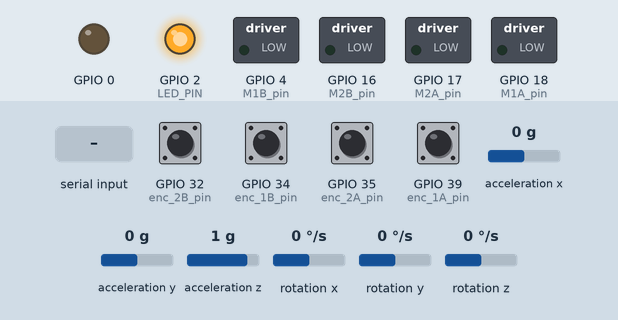
This sketch was run on a simulated ESP32. On the bench: switched loads named in the sketch (green lamp = pin HIGH), output pins drawn as LEDs (lit = HIGH). The test bench sets the inputs (shaded band); at power-on: GPIO 32 (enc_2B_pin), GPIO 34 (enc_1B_pin), GPIO 35 (enc_2A_pin), GPIO 39 (enc_1A_pin) HIGH, acceleration x 0 g, acceleration y 0 g, acceleration z 1 g, rotation x 0 °/s, rotation y 0 °/s, rotation z 0 °/s. The ROS host is connected and sends only what is stated; nothing arrives over Bluetooth unless stated.

Above: at 0.1 s.
At 3.4 s:
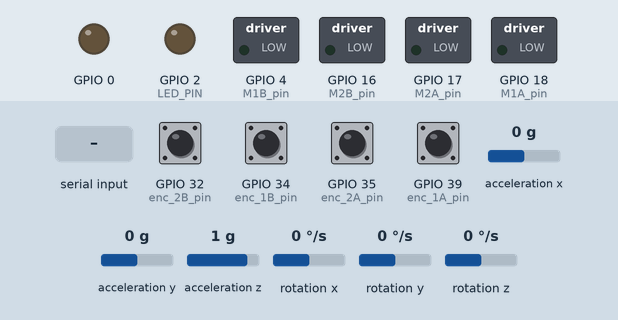
3.5 s: "L" received over the second serial link
Timing chart, 0 to 6.5 s (numbered marks = the images above; inputs shaded):
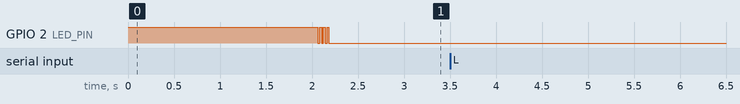

The sketch:

micro_ros_publisher_test.ino
```cpp
// ======================== ROS2 ========================//
#include <micro_ros_arduino.h>

#include <stdio.h>
#include <rcl/rcl.h>
#include <rcl/error_handling.h>
#include <rclc/rclc.h>
#include <rclc/executor.h>

#include <geometry_msgs/msg/twist.h>
#include <sensor_msgs/msg/imu.h>

geometry_msgs__msg__Twist twist_msg;
sensor_msgs__msg__Imu imu_msg;

// #include <std_msgs/msg/int32.h>

// #include <msg_pkg/msg/from_arduino_msg.h>
// #include <msg_pkg/msg/to_arduino_msg.h>
// msg_pkg__msg__FromArduinoMsg from_ard_msg;
// msg_pkg__msg__ToArduinoMsg to_ard_msg;

rcl_publisher_t publisher;
rcl_subscription_t subscriber;
// std_msgs__msg__Int32 msg;

rclc_executor_t executor;
rclc_support_t support;
rcl_allocator_t allocator;
rcl_node_t node;
rcl_timer_t timer;

rclc_executor_t executor2;
rcl_allocator_t allocator2;

#define LED_PIN 2

#define RCCHECK(fn) { rcl_ret_t temp_rc = fn; if((temp_rc != RCL_RET_OK)){error_loop();}}
#define RCSOFTCHECK(fn) { rcl_ret_t temp_rc = fn; if((temp_rc != RCL_RET_OK)){}}

const double meter_per_count_L=0.000294310812850564;
const double meter_per_count_R=0.000294132201307244;
float x, y, th;
// ======================== ROS2 ========================//
// ======================== MPU6050 ========================//
#include "I2Cdev.h"
#include "MPU6050.h"
#if I2CDEV_IMPLEMENTATION == I2CDEV_ARDUINO_WIRE
    #include "Wire.h"
#endif
MPU6050 accelgyro;
int16_t gx, gy, gz;
// ======================== MPU6050 ========================//
// ======================== Encoder ========================//
#define enc_1A_pin 39
#define enc_1B_pin 34

#define enc_2A_pin 35
#define enc_2B_pin 32

long count_1=0, count_2=0;
int enc_1_speed=0, enc_2_speed=0;
long enc_1_dist, enc_2_dist;
// ======================== Encoder ========================//
//=============================================MOTOR=============================================//
#define M1A_pin 18 // B6
#define M1A_PWM_CH 0
#define M1A_PWM_res 12 // PWM value: 0-4096
#define M1A_PWM_freq 10000

#define M1B_pin 4 // B7
#define M1B_PWM_CH 1
#define M1B_PWM_res 12 // PWM value: 0-4096
#define M1B_PWM_freq 10000

#define M2A_pin 17 // B8
#define M2A_PWM_CH 2
#define M2A_PWM_res 12 // PWM value: 0-4096
#define M2A_PWM_freq 10000

#define M2B_pin 16 // B9
#define M2B_PWM_CH 3
#define M2B_PWM_res 12 // PWM value: 0-4096
#define M2B_PWM_freq 10000

int M1_speed=0, M2_speed=0; // 0~+-4096
int M1_speed_target, M2_speed_target; // encoder needed count in 20ms
int M1_speed_target_pre, M2_speed_target_pre;
//=============================================MOTOR=============================================//
//=============================================Bluetooth=============================================//
#include "BluetoothSerial.h"

#if !defined(CONFIG_BT_ENABLED) || !defined(CONFIG_BLUEDROID_ENABLED)
#error Bluetooth is not enabled! Please run `make menuconfig` to and enable it
#endif

BluetoothSerial SerialBT;
int BT_input_yaw, BT_input_pitch;
char data_in;
int control_switch; // 30-115: BT; 115-200: ROS
int update_interval=50; // time interval in ms for updating panel indicators
unsigned long last_time=0;
int dt=0;
//=============================================Bluetooth=============================================//
//=============================================Control=============================================//
float KP_yaw=0.1, KD_yaw=0;
float KP_speed=60, KI_speed=10; // enc speed about 80 ct/20ms, 1.1m/s, pwm should be around 4000
int err_sum_1=0,err_sum_2=0;
int target_yaw_speed=0,yaw_PD_output;
int M1_PI_ouput, M2_PI_ouput;
//=============================================Control=============================================//


void error_loop(){
  // while(1){
  //   digitalWrite(LED_PIN, !digitalRead(LED_PIN));
  //   delay(1000);
  // }
}

// void timer_callback(rcl_timer_t * timer, int64_t last_call_time){
//   RCLC_UNUSED(last_call_time);
//   if (timer != NULL) {
//     read_mpu6050_yaw_loop();
//     RCSOFTCHECK(rcl_publish(&publisher, &imu_msg, NULL));// publish message
//   }
// }

void subscription_callback(const void *msgin) {
  const geometry_msgs__msg__Twist *msg = (const geometry_msgs__msg__Twist *)msgin;
  // if ((fabs(msg->linear.x) > 0) || (fabs(msg->angular.z) > 0)) {
  //   //digitalWrite(LED_PIN, HIGH);
  // } else {
  //   digitalWrite(LED_PIN, LOW);
  // }
  float vx=msg->linear.x;
  float vth=msg->angular.z;

  const double R=0.078;
  double v_R=vx-vth*R; // right wheel speed, m/s, m/1000ms
  double v_L=vx+vth*R; // left wheel speed, m/s, m/1000ms

  int enc1_count_per_20ms=v_R/meter_per_count_R/50;
  int enc2_count_per_20ms=v_L/meter_per_count_L/50;

  M1_speed_target_pre=M1_speed_target;
  M2_speed_target_pre=M2_speed_target;
  M1_speed_target=enc1_count_per_20ms/2+M1_speed_target_pre/2;
  M2_speed_target=enc2_count_per_20ms/2+M2_speed_target_pre/2;

}

void setup() {
  Serial.begin(460800);
  SerialBT.begin(460800);
  ros2_setup();
  build_panel();
  MPU6050_setup();
  encoder_setup();
  motor_output_setup();
  digitalWrite(LED_PIN, LOW);
}

void loop() {
  // timer_callback() 20 ms/loop, get imu and encoder data, and publish

  receive_data_loop();
  send_data();

  ros2_loop(); // spin

  time_holder_loop();
  encoder_data_loop();
  read_mpu6050_yaw_loop();
  RCSOFTCHECK(rcl_publish(&publisher, &imu_msg, NULL));// publish message

  control_loop();

  motor_output_loop();


}


// ======================== ROS ========================//
void ros2_setup(){
  // Serial.begin(115200);
  set_microros_transports();

  pinMode(LED_PIN, OUTPUT);
  digitalWrite(LED_PIN, HIGH);

  delay(2000);

  allocator = rcl_get_default_allocator();

  //create init_options
  RCCHECK(rclc_support_init(&support, 0, NULL, &allocator));

  // create node
  RCCHECK(rclc_node_init_default(&node, "micro_ros_arduino_node", "", &support));

  // create publisher
  RCCHECK(rclc_publisher_init_default(
    &publisher,
    &node,
    ROSIDL_GET_MSG_TYPE_SUPPORT(sensor_msgs, msg, Imu),
    "micro_ros_arduino_node_publisher")); // topic name

  // create subscriber
  RCCHECK(rclc_subscription_init_default(
    &subscriber,
    &node,
    ROSIDL_GET_MSG_TYPE_SUPPORT(geometry_msgs, msg, Twist),
    "cmd_vel"));

  // 自定义消息搞不出来一点，报错只会迭代，教程永远过时，官方教程永远跳步，CNM
  // RCCHECK(rclc_publisher_init_default(
  //   &publisher,
  //   &node,
  //   ROSIDL_GET_MSG_TYPE_SUPPORT(msg_pkg, msg, FromArduinoMsg), // msg package, msg (folder name), msg type
  //   "micro_ros_arduino_node_publisher")); // topic name

  //create timer,不好使，别用，用了只能发布，一订阅就报错
  // const unsigned int timer_timeout = 20;
  // RCCHECK(rclc_timer_init_default(
  //   &timer,
  //   &support,
  //   RCL_MS_TO_NS(timer_timeout),
  //   timer_callback));

  // create executor
  RCCHECK(rclc_executor_init(&executor, &support.context, 1, &allocator));
  //RCCHECK(rclc_executor_add_timer(&executor, &timer));

  // create executor
  //RCCHECK(rclc_executor_init(&executor2, &support.context, 1, &allocator2));
  RCCHECK(rclc_executor_add_subscription(&executor, &subscriber, &twist_msg, &subscription_callback, ON_NEW_DATA));

}

void ros2_loop(){
  RCSOFTCHECK(rclc_executor_spin_some(&executor, RCL_MS_TO_NS(0)));// delay time
}

// ======================== ROS ========================//
// ======================== IMU ========================//
void MPU6050_setup(){
    #if I2CDEV_IMPLEMENTATION == I2CDEV_ARDUINO_WIRE
        Wire.begin();
    #elif I2CDEV_IMPLEMENTATION == I2CDEV_BUILTIN_FASTWIRE
        Fastwire::setup(400, true);
    #endif

    // initialize device
    // Serial.println("Initializing I2C devices...");
    accelgyro.initialize();
    // verify connection
    // Serial.println("Testing device connections...");
    // Serial.println(accelgyro.testConnection() ? "MPU6050 connection successful" : "MPU6050 connection failed");
  if (accelgyro.testConnection()){
    digitalWrite(2,HIGH);delay(20);digitalWrite(2,LOW);delay(20);
    digitalWrite(2,HIGH);delay(20);digitalWrite(2,LOW);delay(20);
    digitalWrite(2,HIGH);delay(20);digitalWrite(2,LOW);delay(20);
    digitalWrite(2,HIGH);delay(20);digitalWrite(2,LOW);delay(20);
  } else {
    digitalWrite(2,HIGH);delay(200);digitalWrite(2,LOW);delay(200);
    digitalWrite(2,HIGH);delay(200);digitalWrite(2,LOW);delay(200);
    digitalWrite(2,HIGH);delay(200);digitalWrite(2,LOW);delay(200);
    digitalWrite(2,HIGH);delay(200);digitalWrite(2,LOW);delay(200);
  }
}

void read_mpu6050_yaw_loop(){ // called in timer_callback
  accelgyro.getRotation(&gx, &gy, &gz);

  imu_msg.header.frame_id.data = "mpu6050_imu";

  // imu_msg.linear_acceleration.x = 233.1;
  // imu_msg.linear_acceleration.y = 0.0;
  // imu_msg.linear_acceleration.z = 0.0;

  // imu_msg.angular_velocity.x = enc_1_speed;
  // imu_msg.angular_velocity.y = enc_2_speed;
  // imu_msg.angular_velocity.z = float(gz);


  float R_speed=enc_1_speed*meter_per_count_R; // m/20ms
  float L_speed=enc_2_speed*meter_per_count_L; // m/20ms
  float vx=(L_speed+R_speed)/2;
  if (enc_1_speed==0 && enc_2_speed==0) gz=0;

  float vth=float(gz)/131/180*M_PI; // rad/s

  x=x+vx*cos(th); // m += m/20ms
  y=y+vx*sin(th);
  th=th+vth*0.02; // rad += rad/20ms

  imu_msg.angular_velocity.x = x;
  imu_msg.angular_velocity.y = y;
  imu_msg.angular_velocity.z = th;


  // imu_msg.orientation.x = 0.0;
  // imu_msg.orientation.y = 0.0;
  // imu_msg.orientation.z = 0.0;
  // imu_msg.orientation.w = 1.0;
}
// ======================== IMU ========================//
// ======================== Encoder ========================//
void encoder_data_loop(){ // called in read_mpu6050_loop
  if (count_2==0) count_1=0;

  enc_1_speed=constrain(count_1,-90,90);
  enc_2_speed=constrain(count_2,-90,90);
  // if (count_1!=0) digitalWrite(2,HIGH-digitalRead(2));
  // enc_1_dist+=count_1;
  // enc_2_dist+=count_2;
  count_1=0;
  count_2=0;
}

void encoder_setup(){
  pinMode(0,OUTPUT); digitalWrite(0,0);
  pinMode(4,OUTPUT); digitalWrite(4,0);
  pinMode(17,OUTPUT); digitalWrite(17,0);
  pinMode(16,OUTPUT); digitalWrite(16,0);

  pinMode(enc_1A_pin, INPUT_PULLUP);
  pinMode(enc_1B_pin, INPUT_PULLUP);
  pinMode(enc_2A_pin, INPUT_PULLUP);
  pinMode(enc_2B_pin, INPUT_PULLUP);

  attachInterrupt(enc_1A_pin,enc_1_A,CHANGE);
  attachInterrupt(enc_1B_pin,enc_1_B,CHANGE);
  attachInterrupt(enc_2A_pin,enc_2_A,CHANGE);
  attachInterrupt(enc_2B_pin,enc_2_B,CHANGE);
}

void enc_1_A(){
  if (digitalRead(enc_1A_pin) == digitalRead(enc_1B_pin)) count_1--;
  else count_1++;
  // // Serial.print("M1 count: ");
  // // Serial.println(count_1);
}

void enc_1_B(){
  if (digitalRead(enc_1A_pin) == digitalRead(enc_1B_pin)) count_1++;
  else count_1--;
  // // Serial.print("M1 count: ");
  // // Serial.println(count_1);
}

void enc_2_A(){
  if (digitalRead(enc_2A_pin) == digitalRead(enc_2B_pin)) count_2--;
  else count_2++;
  // // Serial.print("M2 count: ");
  // // Serial.println(count_2);
}

void enc_2_B(){
  if (digitalRead(enc_2A_pin) == digitalRead(enc_2B_pin)) count_2++;
  else count_2--;
  // // Serial.print("M2 count: ");
  // // Serial.println(count_2);
}
// ======================== Encoder ========================//
// ======================== Motor ========================//
void motor_output_setup(){
  ledcAttachPin(M1A_pin,M1A_PWM_CH);
  ledcSetup(M1A_PWM_CH,M1A_PWM_freq,M1A_PWM_res);

  ledcAttachPin(M1B_pin,M1B_PWM_CH);
  ledcSetup(M1B_PWM_CH,M1B_PWM_freq,M1B_PWM_res);

  ledcAttachPin(M2A_pin,M2A_PWM_CH);
  ledcSetup(M2A_PWM_CH,M2A_PWM_freq,M2A_PWM_res);

  ledcAttachPin(M2B_pin,M2B_PWM_CH);
  ledcSetup(M2B_PWM_CH,M2B_PWM_freq,M2B_PWM_res);
}

void motor_output_loop(){
  // Serial.print(BT_input_pitch);// Serial.print("\t");
  // Serial.print(yaw_PD_output);// Serial.print("\t");
  // Serial.print(M1_speed);// Serial.print("\t");

  if (M1_speed>0){
    ledcWrite(M1A_PWM_CH, abs(M1_speed));
    ledcWrite(M1B_PWM_CH, 0);
  } else if (M1_speed<=0){
    ledcWrite(M1A_PWM_CH, 0);
    ledcWrite(M1B_PWM_CH, abs(M1_speed));
  }

  if (M2_speed>0){
    // // Serial.print("M2 +Write");
    ledcWrite(M2A_PWM_CH, abs(M2_speed));
    ledcWrite(M2B_PWM_CH, 0);
  } else if (M2_speed<=0){
    // // Serial.print("M2 -Write");
    ledcWrite(M2A_PWM_CH, 0);
    ledcWrite(M2B_PWM_CH, abs(M2_speed));
  }
}
// ======================== Motor ========================//
//=============================================Bluetooth=============================================//
void build_panel(){
  // Build panel in app
  SerialBT.println("*.kwl");
  SerialBT.println("clear_panel()");
  SerialBT.println("set_grid_size(12,9)");
  SerialBT.println("add_text_box(2,3,2,L,0,245,240,245,F)");
  SerialBT.println("add_text_box(8,3,2,L,0,245,240,245,G)");
  SerialBT.println("add_text_box(1,0,3,L,120955,245,240,245,H)");
  SerialBT.println("add_text_box(4,0,3,L,0,245,240,245,I)");
  SerialBT.println("add_slider(1,9,3,0,100,0,A,A,0)");
  SerialBT.println("add_slider(8,8,2,30,200,189,R,,0)");
  SerialBT.println("add_slider(0,4,4,0,100,0,S,,0)");
  SerialBT.println("add_slider(1,8,2,30,200,73,L,,0)");
  SerialBT.println("add_free_pad(1,5,-255,255,0,0,W,W)");
  SerialBT.println("add_free_pad(8,5,-255,255,0,0,P,P)");
  SerialBT.println("add_gauge(6,2,4,0,100,100,g,,,10,5)");
  SerialBT.println("add_gauge(0,2,4,0,100,0,f,,,10,5)");
  SerialBT.println("add_gauge(3,1,4,0,100,100,h,,,10,5)");
  SerialBT.println("add_send_box(4,4,5,S50,,)");
  SerialBT.println("set_panel_notes(-,,,)");
  SerialBT.println("run()");
  SerialBT.println("*");
}

void receive_data_loop(){
  if (SerialBT.available()){
    //digitalWrite(2,HIGH);
    data_in=SerialBT.read();  //Get next character

    if(data_in=='L'){ //  Slider
      control_switch=SerialBT.parseInt();
    }

    if(data_in=='M'){ //  Slider
      ESP.restart();
    }


    // if(data_in=='R'){ //  Slider
    //   pitch_roll_sen=SerialBT.parseInt();
    // }

    // Left joy, yaw
    if(data_in=='W'){ //  yaw
      while(true){
        if (SerialBT.available()){
          data_in=SerialBT.read();  //Get next character
          if(data_in=='X') BT_input_yaw=-SerialBT.parseInt();
          if(data_in=='W') break; // exit loop
        }
      }
    }

    // Right joy, roll and pitch
    if(data_in=='P'){ //  Pad Start Text
      while(true){
        if (SerialBT.available()){
          data_in=SerialBT.read();  //Get next character
          //if(data_in=='X') roll=SerialBT.parseInt();
          if(data_in=='Y') {
            int pitch=-SerialBT.parseInt();
            BT_input_pitch=map(pitch,-255,255,-1600,1600);
          }
          if(data_in=='P') break; // End character
        }
      }
    }

  }

  target_yaw_speed=map(BT_input_yaw,-255,255,-32000,32000);
  if (control_switch>115){
    BT_input_pitch=0;
  }
}

void send_data(){
  // unsigned long t=millis();
  // if ((t-last_time)>update_interval){
  //   last_time=t;
    SerialBT.print("*F"+String(enc_1_speed)+"*");
    SerialBT.print("*G"+String(enc_2_speed)+"*");
    SerialBT.print("*H"+String(M1_speed_target)+"*");
    SerialBT.print("*I"+String(M2_speed_target)+"*");
    SerialBT.print("*V"+String(dt)+"*");
    // SerialBT.print("*I"+String(gz)+"*");
  // }
}
//=============================================Bluetooth=============================================//
//=============================================Control=============================================//
void control_loop(){
  int M1_fric=2200;
  int M2_fric=2200;
  int M1_speed_no_fric=0;
  int M2_speed_no_fric=0;

  if (control_switch<115){ // if BT control
    yaw_PD(target_yaw_speed,int(gz)-136);
    if (BT_input_pitch==0 && target_yaw_speed==0){
      M1_speed_no_fric=0;
      M2_speed_no_fric=0;
    } else {
      M1_speed_no_fric=BT_input_pitch-yaw_PD_output;
      M2_speed_no_fric=BT_input_pitch+yaw_PD_output;
    }
    if (M1_speed_no_fric>0) M1_speed=M1_speed_no_fric+M1_fric;
    else if (M1_speed_no_fric<0) M1_speed=M1_speed_no_fric-M1_fric;
    else M1_speed=0;

    if (M2_speed_no_fric>0) M2_speed=M2_speed_no_fric+M2_fric;
    else if (M2_speed_no_fric<0) M2_speed=M2_speed_no_fric-M2_fric;
    else M2_speed=0;

  } else if (control_switch>115){ // ros control
    // int target_yaw_speed_ros=vth*180/M_PI*131;
    // yaw_PD(target_yaw_speed_ros,int(gz)-136);

    M1_speed_no_fric=M1_speed_PI(M1_speed_target,enc_1_speed); //-yaw_PD_output;

    M2_speed_no_fric=M2_speed_PI(M2_speed_target,enc_2_speed); //+yaw_PD_output;

    if (M1_speed_target==0) M1_speed=0;
    else M1_speed=M1_speed_no_fric;

    if (M2_speed_target==0) M2_speed=0;
    else M2_speed=M2_speed_no_fric;
  }


  M1_speed=constrain(M1_speed, -4096,4096);
  M2_speed=constrain(M2_speed, -4096,4096);

}

void yaw_PD(int target, int ang_speed){
  yaw_PD_output=int(KP_yaw*(ang_speed-target)+KD_yaw*ang_speed);
}

int M1_speed_PI(int target, int actual){
  int KI_out, KP_out;
  int err=target-actual;
  if (target==0) err_sum_1=0;
  else {
    err_sum_1+=err;
    err_sum_1=constrain(err_sum_1,-20000,20000);
  }
  KI_out=err_sum_1*KI_speed;
  KP_out=err*KP_speed;
  return (KP_out+KI_out);
}

int M2_speed_PI(int target, int actual){
  int KI_out, KP_out;
  int err=target-actual;
  if (target==0) err_sum_2=0;
  else {
    err_sum_2+=err;
    err_sum_2=constrain(err_sum_2,-20000,20000);
  }
  KI_out=err_sum_2*KI_speed;
  KP_out=err*KP_speed;
  return (KP_out+KI_out);
}
//=============================================Control=============================================//
//============================================= TIME =============================================//
unsigned long loop_start_time=0;
const int loop_time=20000; // micro seconds

void time_holder_loop(){
  if(micros() - loop_start_time > (loop_time+50)) {
    digitalWrite(2, HIGH);
  }
  else digitalWrite(2, LOW);

  while ((micros()- loop_start_time)<loop_time){}
  // // Serial.print("dt:");// Serial.print(micros() - loop_start_time);// Serial.print("  ");
  dt=micros()-loop_start_time;
  loop_start_time = micros();
}
//============================================= TIME =============================================//
```
